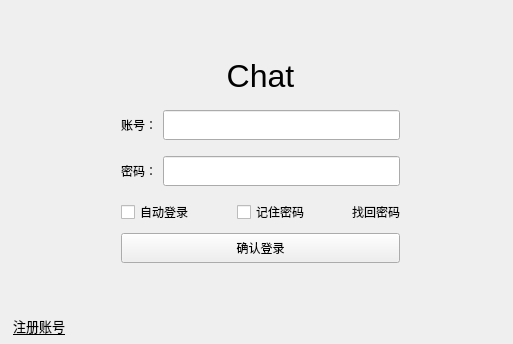
<?xml version="1.0" encoding="UTF-8"?>
<ui version="4.0">
 <class>ClientLoginClass</class>
 <widget class="QMainWindow" name="ClientLoginClass">
  <property name="geometry">
   <rect>
    <x>0</x>
    <y>0</y>
    <width>513</width>
    <height>344</height>
   </rect>
  </property>
  <property name="sizePolicy">
   <sizepolicy hsizetype="Fixed" vsizetype="Fixed">
    <horstretch>0</horstretch>
    <verstretch>0</verstretch>
   </sizepolicy>
  </property>
  <property name="minimumSize">
   <size>
    <width>513</width>
    <height>344</height>
   </size>
  </property>
  <property name="maximumSize">
   <size>
    <width>513</width>
    <height>344</height>
   </size>
  </property>
  <property name="windowTitle">
   <string>登录窗口</string>
  </property>
  <widget class="QWidget" name="centralWidget">
   <widget class="QStackedWidget" name="stackedWidget">
    <property name="geometry">
     <rect>
      <x>10</x>
      <y>0</y>
      <width>501</width>
      <height>331</height>
     </rect>
    </property>
    <property name="currentIndex">
     <number>0</number>
    </property>
    <widget class="QWidget" name="page_login">
     <layout class="QVBoxLayout" name="verticalLayout_3">
      <item>
       <layout class="QVBoxLayout" name="verticalLayout">
        <item>
         <spacer name="verticalSpacer_2">
          <property name="orientation">
           <enum>Qt::Orientation::Vertical</enum>
          </property>
          <property name="sizeHint" stdset="0">
           <size>
            <width>20</width>
            <height>40</height>
           </size>
          </property>
         </spacer>
        </item>
        <item>
         <layout class="QHBoxLayout" name="horizontalLayout_5">
          <property name="bottomMargin">
           <number>10</number>
          </property>
          <item>
           <widget class="QLabel" name="label">
            <property name="font">
             <font>
              <pointsize>24</pointsize>
             </font>
            </property>
            <property name="text">
             <string>Chat</string>
            </property>
            <property name="alignment">
             <set>Qt::AlignmentFlag::AlignCenter</set>
            </property>
           </widget>
          </item>
         </layout>
        </item>
        <item>
         <layout class="QHBoxLayout" name="horizontalLayout">
          <property name="topMargin">
           <number>0</number>
          </property>
          <property name="bottomMargin">
           <number>10</number>
          </property>
          <item>
           <spacer name="horizontalSpacer">
            <property name="orientation">
             <enum>Qt::Orientation::Horizontal</enum>
            </property>
            <property name="sizeType">
             <enum>QSizePolicy::Policy::Fixed</enum>
            </property>
            <property name="sizeHint" stdset="0">
             <size>
              <width>100</width>
              <height>20</height>
             </size>
            </property>
           </spacer>
          </item>
          <item>
           <widget class="QLabel" name="label_2">
            <property name="minimumSize">
             <size>
              <width>0</width>
              <height>30</height>
             </size>
            </property>
            <property name="text">
             <string>账号：</string>
            </property>
           </widget>
          </item>
          <item>
           <widget class="QLineEdit" name="lineEdit_id">
            <property name="minimumSize">
             <size>
              <width>200</width>
              <height>30</height>
             </size>
            </property>
           </widget>
          </item>
          <item>
           <spacer name="horizontalSpacer_2">
            <property name="orientation">
             <enum>Qt::Orientation::Horizontal</enum>
            </property>
            <property name="sizeType">
             <enum>QSizePolicy::Policy::Fixed</enum>
            </property>
            <property name="sizeHint" stdset="0">
             <size>
              <width>100</width>
              <height>20</height>
             </size>
            </property>
           </spacer>
          </item>
         </layout>
        </item>
        <item>
         <layout class="QHBoxLayout" name="horizontalLayout_2">
          <property name="bottomMargin">
           <number>5</number>
          </property>
          <item>
           <spacer name="horizontalSpacer_3">
            <property name="orientation">
             <enum>Qt::Orientation::Horizontal</enum>
            </property>
            <property name="sizeType">
             <enum>QSizePolicy::Policy::Fixed</enum>
            </property>
            <property name="sizeHint" stdset="0">
             <size>
              <width>100</width>
              <height>20</height>
             </size>
            </property>
           </spacer>
          </item>
          <item>
           <widget class="QLabel" name="label_3">
            <property name="minimumSize">
             <size>
              <width>0</width>
              <height>30</height>
             </size>
            </property>
            <property name="text">
             <string>密码：</string>
            </property>
           </widget>
          </item>
          <item>
           <widget class="QLineEdit" name="lineEdit_pwd">
            <property name="minimumSize">
             <size>
              <width>200</width>
              <height>30</height>
             </size>
            </property>
            <property name="echoMode">
             <enum>QLineEdit::EchoMode::Password</enum>
            </property>
           </widget>
          </item>
          <item>
           <spacer name="horizontalSpacer_4">
            <property name="orientation">
             <enum>Qt::Orientation::Horizontal</enum>
            </property>
            <property name="sizeType">
             <enum>QSizePolicy::Policy::Fixed</enum>
            </property>
            <property name="sizeHint" stdset="0">
             <size>
              <width>100</width>
              <height>20</height>
             </size>
            </property>
           </spacer>
          </item>
         </layout>
        </item>
        <item>
         <layout class="QHBoxLayout" name="horizontalLayout_13" stretch="0,0,0,0,0">
          <item>
           <spacer name="horizontalSpacer_18">
            <property name="orientation">
             <enum>Qt::Orientation::Horizontal</enum>
            </property>
            <property name="sizeType">
             <enum>QSizePolicy::Policy::Fixed</enum>
            </property>
            <property name="sizeHint" stdset="0">
             <size>
              <width>100</width>
              <height>20</height>
             </size>
            </property>
           </spacer>
          </item>
          <item>
           <widget class="QCheckBox" name="checkBox_autoLogin">
            <property name="minimumSize">
             <size>
              <width>0</width>
              <height>30</height>
             </size>
            </property>
            <property name="text">
             <string>自动登录</string>
            </property>
           </widget>
          </item>
          <item>
           <widget class="QCheckBox" name="checkBox_rememberPwd">
            <property name="minimumSize">
             <size>
              <width>0</width>
              <height>30</height>
             </size>
            </property>
            <property name="text">
             <string>记住密码</string>
            </property>
           </widget>
          </item>
          <item>
           <widget class="QLabel" name="label_9">
            <property name="sizePolicy">
             <sizepolicy hsizetype="Fixed" vsizetype="Preferred">
              <horstretch>0</horstretch>
              <verstretch>0</verstretch>
             </sizepolicy>
            </property>
            <property name="minimumSize">
             <size>
              <width>0</width>
              <height>30</height>
             </size>
            </property>
            <property name="text">
             <string>找回密码</string>
            </property>
           </widget>
          </item>
          <item>
           <spacer name="horizontalSpacer_17">
            <property name="orientation">
             <enum>Qt::Orientation::Horizontal</enum>
            </property>
            <property name="sizeType">
             <enum>QSizePolicy::Policy::Fixed</enum>
            </property>
            <property name="sizeHint" stdset="0">
             <size>
              <width>100</width>
              <height>20</height>
             </size>
            </property>
           </spacer>
          </item>
         </layout>
        </item>
        <item>
         <layout class="QHBoxLayout" name="horizontalLayout_3">
          <property name="spacing">
           <number>6</number>
          </property>
          <property name="topMargin">
           <number>0</number>
          </property>
          <property name="bottomMargin">
           <number>10</number>
          </property>
          <item>
           <spacer name="horizontalSpacer_5">
            <property name="orientation">
             <enum>Qt::Orientation::Horizontal</enum>
            </property>
            <property name="sizeType">
             <enum>QSizePolicy::Policy::Fixed</enum>
            </property>
            <property name="sizeHint" stdset="0">
             <size>
              <width>100</width>
              <height>20</height>
             </size>
            </property>
           </spacer>
          </item>
          <item>
           <widget class="QPushButton" name="pushButton_login">
            <property name="minimumSize">
             <size>
              <width>0</width>
              <height>30</height>
             </size>
            </property>
            <property name="text">
             <string>确认登录</string>
            </property>
           </widget>
          </item>
          <item>
           <spacer name="horizontalSpacer_6">
            <property name="orientation">
             <enum>Qt::Orientation::Horizontal</enum>
            </property>
            <property name="sizeType">
             <enum>QSizePolicy::Policy::Fixed</enum>
            </property>
            <property name="sizeHint" stdset="0">
             <size>
              <width>100</width>
              <height>20</height>
             </size>
            </property>
           </spacer>
          </item>
         </layout>
        </item>
        <item>
         <spacer name="verticalSpacer">
          <property name="orientation">
           <enum>Qt::Orientation::Vertical</enum>
          </property>
          <property name="sizeHint" stdset="0">
           <size>
            <width>20</width>
            <height>40</height>
           </size>
          </property>
         </spacer>
        </item>
       </layout>
      </item>
     </layout>
    </widget>
    <widget class="QWidget" name="page_signin">
     <layout class="QVBoxLayout" name="verticalLayout_4">
      <item>
       <layout class="QVBoxLayout" name="verticalLayout_2">
        <item>
         <spacer name="verticalSpacer_3">
          <property name="orientation">
           <enum>Qt::Orientation::Vertical</enum>
          </property>
          <property name="sizeHint" stdset="0">
           <size>
            <width>20</width>
            <height>40</height>
           </size>
          </property>
         </spacer>
        </item>
        <item>
         <layout class="QHBoxLayout" name="horizontalLayout_8">
          <property name="bottomMargin">
           <number>10</number>
          </property>
          <item>
           <widget class="QLabel" name="label_6">
            <property name="font">
             <font>
              <pointsize>24</pointsize>
             </font>
            </property>
            <property name="text">
             <string>注册Chat账号</string>
            </property>
            <property name="alignment">
             <set>Qt::AlignmentFlag::AlignCenter</set>
            </property>
           </widget>
          </item>
         </layout>
        </item>
        <item>
         <layout class="QHBoxLayout" name="horizontalLayout_9">
          <property name="topMargin">
           <number>0</number>
          </property>
          <property name="bottomMargin">
           <number>10</number>
          </property>
          <item>
           <spacer name="horizontalSpacer_11">
            <property name="orientation">
             <enum>Qt::Orientation::Horizontal</enum>
            </property>
            <property name="sizeType">
             <enum>QSizePolicy::Policy::Fixed</enum>
            </property>
            <property name="sizeHint" stdset="0">
             <size>
              <width>100</width>
              <height>20</height>
             </size>
            </property>
           </spacer>
          </item>
          <item>
           <widget class="QLabel" name="label_7">
            <property name="minimumSize">
             <size>
              <width>0</width>
              <height>30</height>
             </size>
            </property>
            <property name="text">
             <string>账号：</string>
            </property>
           </widget>
          </item>
          <item>
           <widget class="QLineEdit" name="lineEdit_reg_id">
            <property name="minimumSize">
             <size>
              <width>200</width>
              <height>30</height>
             </size>
            </property>
           </widget>
          </item>
          <item>
           <spacer name="horizontalSpacer_12">
            <property name="orientation">
             <enum>Qt::Orientation::Horizontal</enum>
            </property>
            <property name="sizeType">
             <enum>QSizePolicy::Policy::Fixed</enum>
            </property>
            <property name="sizeHint" stdset="0">
             <size>
              <width>100</width>
              <height>20</height>
             </size>
            </property>
           </spacer>
          </item>
         </layout>
        </item>
        <item>
         <layout class="QHBoxLayout" name="horizontalLayout_10">
          <property name="bottomMargin">
           <number>5</number>
          </property>
          <item>
           <spacer name="horizontalSpacer_13">
            <property name="orientation">
             <enum>Qt::Orientation::Horizontal</enum>
            </property>
            <property name="sizeType">
             <enum>QSizePolicy::Policy::Fixed</enum>
            </property>
            <property name="sizeHint" stdset="0">
             <size>
              <width>100</width>
              <height>20</height>
             </size>
            </property>
           </spacer>
          </item>
          <item>
           <widget class="QLabel" name="label_8">
            <property name="minimumSize">
             <size>
              <width>0</width>
              <height>30</height>
             </size>
            </property>
            <property name="text">
             <string>密码：</string>
            </property>
           </widget>
          </item>
          <item>
           <widget class="QLineEdit" name="lineEdit_reg_pwd">
            <property name="minimumSize">
             <size>
              <width>200</width>
              <height>30</height>
             </size>
            </property>
            <property name="echoMode">
             <enum>QLineEdit::EchoMode::Password</enum>
            </property>
           </widget>
          </item>
          <item>
           <spacer name="horizontalSpacer_14">
            <property name="orientation">
             <enum>Qt::Orientation::Horizontal</enum>
            </property>
            <property name="sizeType">
             <enum>QSizePolicy::Policy::Fixed</enum>
            </property>
            <property name="sizeHint" stdset="0">
             <size>
              <width>100</width>
              <height>20</height>
             </size>
            </property>
           </spacer>
          </item>
         </layout>
        </item>
        <item>
         <layout class="QHBoxLayout" name="horizontalLayout_14" stretch="0,0,0">
          <item>
           <spacer name="horizontalSpacer_19">
            <property name="orientation">
             <enum>Qt::Orientation::Horizontal</enum>
            </property>
            <property name="sizeType">
             <enum>QSizePolicy::Policy::Fixed</enum>
            </property>
            <property name="sizeHint" stdset="0">
             <size>
              <width>100</width>
              <height>20</height>
             </size>
            </property>
           </spacer>
          </item>
          <item>
           <widget class="QCheckBox" name="checkBox_reg">
            <property name="minimumSize">
             <size>
              <width>0</width>
              <height>30</height>
             </size>
            </property>
            <property name="layoutDirection">
             <enum>Qt::LayoutDirection::LeftToRight</enum>
            </property>
            <property name="styleSheet">
             <string notr="true">#checkBox_reg:hover{
	color:red;
}

</string>
            </property>
            <property name="text">
             <string>我承诺不发广告，文明交流，遵守法律规章制度</string>
            </property>
           </widget>
          </item>
          <item>
           <spacer name="horizontalSpacer_20">
            <property name="orientation">
             <enum>Qt::Orientation::Horizontal</enum>
            </property>
            <property name="sizeType">
             <enum>QSizePolicy::Policy::Fixed</enum>
            </property>
            <property name="sizeHint" stdset="0">
             <size>
              <width>100</width>
              <height>20</height>
             </size>
            </property>
           </spacer>
          </item>
         </layout>
        </item>
        <item>
         <layout class="QHBoxLayout" name="horizontalLayout_11">
          <property name="spacing">
           <number>6</number>
          </property>
          <property name="topMargin">
           <number>0</number>
          </property>
          <property name="bottomMargin">
           <number>10</number>
          </property>
          <item>
           <spacer name="horizontalSpacer_15">
            <property name="orientation">
             <enum>Qt::Orientation::Horizontal</enum>
            </property>
            <property name="sizeType">
             <enum>QSizePolicy::Policy::Fixed</enum>
            </property>
            <property name="sizeHint" stdset="0">
             <size>
              <width>100</width>
              <height>20</height>
             </size>
            </property>
           </spacer>
          </item>
          <item>
           <widget class="QPushButton" name="pushButton_reg">
            <property name="minimumSize">
             <size>
              <width>0</width>
              <height>30</height>
             </size>
            </property>
            <property name="text">
             <string>确认注册</string>
            </property>
           </widget>
          </item>
          <item>
           <spacer name="horizontalSpacer_16">
            <property name="orientation">
             <enum>Qt::Orientation::Horizontal</enum>
            </property>
            <property name="sizeType">
             <enum>QSizePolicy::Policy::Fixed</enum>
            </property>
            <property name="sizeHint" stdset="0">
             <size>
              <width>100</width>
              <height>20</height>
             </size>
            </property>
           </spacer>
          </item>
         </layout>
        </item>
        <item>
         <spacer name="verticalSpacer_4">
          <property name="orientation">
           <enum>Qt::Orientation::Vertical</enum>
          </property>
          <property name="sizeHint" stdset="0">
           <size>
            <width>20</width>
            <height>40</height>
           </size>
          </property>
         </spacer>
        </item>
       </layout>
      </item>
     </layout>
    </widget>
   </widget>
   <widget class="QLabel" name="gif_a">
    <property name="geometry">
     <rect>
      <x>10</x>
      <y>180</y>
      <width>150</width>
      <height>150</height>
     </rect>
    </property>
    <property name="text">
     <string/>
    </property>
    <property name="alignment">
     <set>Qt::AlignmentFlag::AlignCenter</set>
    </property>
   </widget>
   <widget class="QLabel" name="gif_b">
    <property name="geometry">
     <rect>
      <x>370</x>
      <y>180</y>
      <width>150</width>
      <height>150</height>
     </rect>
    </property>
    <property name="text">
     <string/>
    </property>
    <property name="alignment">
     <set>Qt::AlignmentFlag::AlignCenter</set>
    </property>
   </widget>
   <widget class="QLabel" name="label_link_reg">
    <property name="geometry">
     <rect>
      <x>9</x>
      <y>316</y>
      <width>60</width>
      <height>20</height>
     </rect>
    </property>
    <property name="font">
     <font>
      <pointsize>10</pointsize>
      <underline>true</underline>
     </font>
    </property>
    <property name="cursor">
     <cursorShape>PointingHandCursor</cursorShape>
    </property>
    <property name="styleSheet">
     <string notr="true">#label_link_reg{
	text-decoration:underline;
}</string>
    </property>
    <property name="text">
     <string>注册账号</string>
    </property>
    <property name="alignment">
     <set>Qt::AlignmentFlag::AlignCenter</set>
    </property>
   </widget>
  </widget>
 </widget>
 <layoutdefault spacing="6" margin="11"/>
 <resources>
  <include location="../../res/Client.qrc"/>
 </resources>
 <connections/>
</ui>
